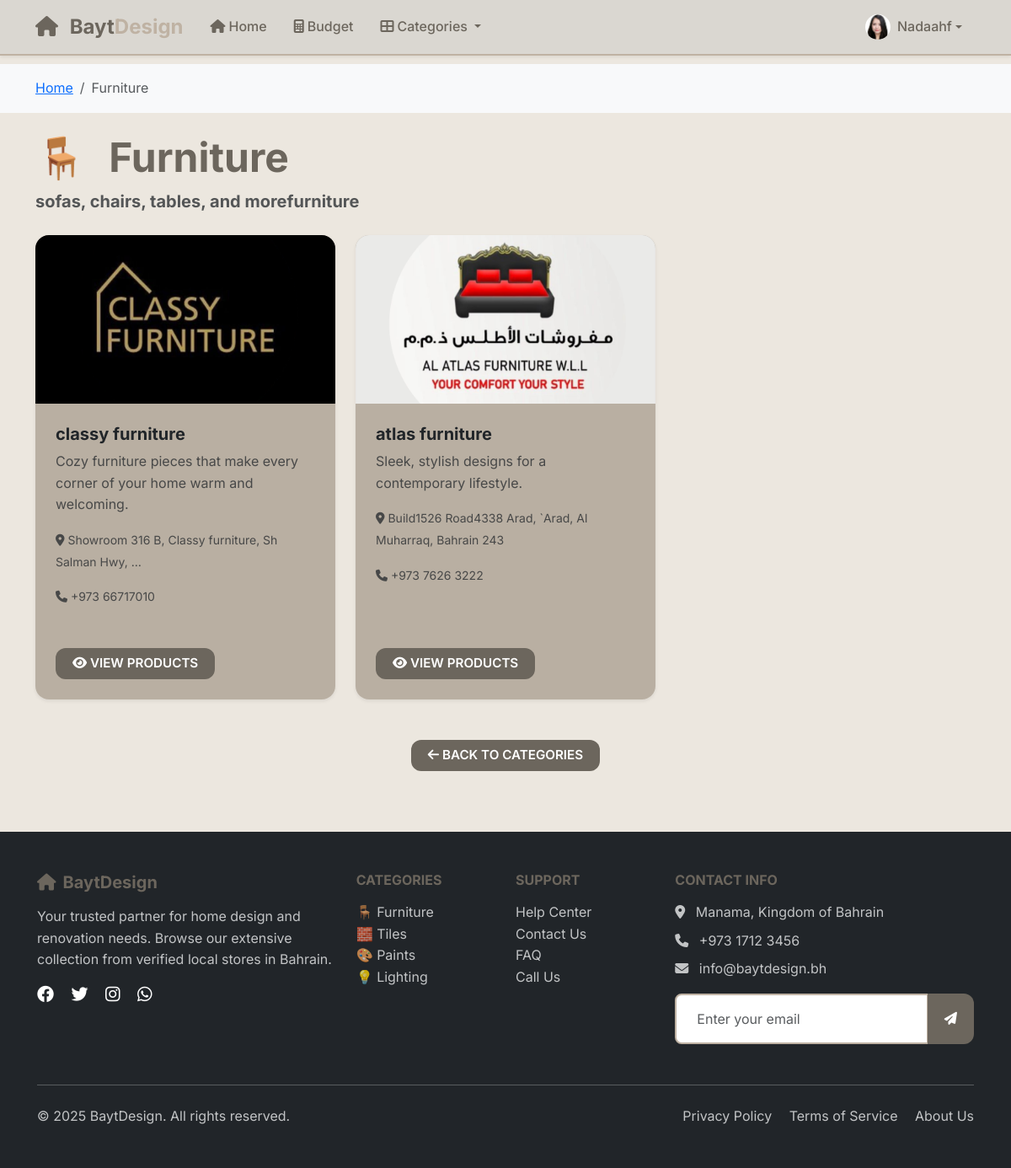
The page /classification/furniture/ (signed in) on the database its author committed.
### main_app/models.py (models this page shows, shortened)
class UserProfile(models.Model):
    user = models.OneToOneField(User, on_delete=models.CASCADE, related_name='userprofile')
    profile_picture = models.ImageField(upload_to='profile_pictures/', blank=True, null=True)

class Classification(models.Model):
    name = models.CharField(max_length=100)
    slug = models.SlugField(unique=True, blank=True)  # ✅ added slug
    icon = models.CharField(max_length=10, blank=True, null=True)  # optional emoji/icon
    description = models.TextField(blank=True, null=True)  # optional
    image = models.ImageField(upload_to='store_images/', blank=True, null=True)  # ✅ Store image

class Shop(models.Model):
    name = models.CharField(max_length=200)
    classification = models.ForeignKey(Classification, on_delete=models.CASCADE)
    description = models.TextField(blank=True, null=True)
    image = models.ImageField(upload_to='store_images/', blank=True, null=True)  # Added image field
    phone = models.CharField(max_length=20, blank=True, null=True)
    email = models.EmailField(blank=True, null=True)
    address = models.TextField(blank=True, null=True)

### main_app/views.py (the view)
# urls.py: path('classification/<slug:slug>/', views.classification_stores_view, name='classification_stores'),
@login_required
def classification_stores_view(request, slug):
    classification = get_object_or_404(Classification, slug=slug)
    shops = Shop.objects.filter(classification=classification)
    return render(request, 'classification_stores.html', {
        'classification': classification,
        'shops': shops
    })

### main_app/templates/classification_stores.html (shortened to what this page needs)
{% extends 'base.html' %}
{% load static %}
{% block content %}
<nav aria-label="breadcrumb" class="bg-light py-3">
    <div class="container">
        <ol class="breadcrumb mb-0">
            <li class="breadcrumb-item"><a href="{% url 'home' %}">Home</a></li>
            <li class="breadcrumb-item active">{{ classification.name }}</li>
        </ol>
    </div>
</nav>
<div class="container py-4">
    <div class="row align-items-center">
        <div class="col-md-8">
            <h1 class="display-5 fw-bold mb-2">
                <span class="me-3">{{ classification.icon }}</span>
                {{ classification.name }}
            </h1>
            <p class="lead text-muted mb-0">
                {{ classification.description|default:"Browse our collection of "|add:classification.name|lower }}
            </p>
        </div>
    </div>
</div>
<div class="container pb-5">
    {% if shops %}
        <div class="row g-4">
            {% for shop in shops %}
                <div class="col-md-6 col-lg-4">
                    <div class="card shop-card h-100 border-0 shadow-sm">
                        {% if shop.image %}
                            <img src="{{ shop.image.url }}" class="card-img-top" alt="{{ shop.name }}" style="height: 200px; object-fit: cover;">
                        {% else %}
                            <div class="card-img-top bg-light d-flex align-items-center justify-content-center" style="height: 200px;">
                                <i class="fas fa-store fa-3x text-muted"></i>
                            </div>
                        {% endif %}
                        <div class="card-body">
                            <h5 class="card-title">{{ shop.name }}</h5>
                            <p class="card-text text-muted">{{ shop.description|truncatewords:15 }}</p>
                            {% if shop.address %}
                                <p class="card-text">
                                    <small class="text-muted">
                                        <i class="fas fa-map-marker-alt"></i> {{ shop.address|truncatewords:8 }}
                                    </small>
                                </p>
                            {% endif %}
                            {% if shop.phone %}
                                <p class="card-text">
                                    <small class="text-muted">
                                        <i class="fas fa-phone"></i> {{ shop.phone }}
                                    </small>
                                </p>
                            {% endif %}
                        </div>
                        <div class="card-footer bg-transparent border-0">
                            <div class="d-flex justify-content-between align-items-center">
                                <a href="{% url 'shop_products' shop.id %}" class="btn btn-primary">
                                    <i class="fas fa-eye"></i> View Products
                                </a>
                            </div>
                        </div>
                    </div>
                </div>
            {% endfor %}
        </div>
    {% endif %}
</div>
<div class="container pb-4">
    <div class="text-center">
        <a href="{% url 'home' %}" class="btn btn-outline-secondary">
            <i class="fas fa-arrow-left"></i> Back to Categories
        </a>
    </div>
</div>
{% endblock %}

### main_app/templates/base.html (shortened to what this page needs)
{% load static %}
<!DOCTYPE html>
<html lang="en">
  <head>
    <link href="https://cdn.jsdelivr.net/npm/bootstrap@5.3.2/dist/css/bootstrap.min.css" rel="stylesheet">
    <link rel="stylesheet" href="https://cdnjs.cloudflare.com/ajax/libs/font-awesome/6.4.0/css/all.min.css">
    <link rel="stylesheet" href="{% static 'css/base.css' %}" />
  </head>
  <body>
    <nav class="navbar navbar-expand-lg navbar-light bg-white shadow-sm fixed-top">
      <div class="container">
        <a class="navbar-brand fw-bold" href="/">
          <i class="fas fa-home text-primary me-2"></i>
          <span class="text-primary">Bayt</span><span class="text-secondary">Design</span>
        </a>
        <div class="collapse navbar-collapse" id="navbarNav">
          <ul class="navbar-nav me-auto">
            <li class="nav-item">
              <a class="nav-link" href="/">
                <i class="fas fa-home me-1"></i>Home
              </a>
            </li>
            <li class="nav-item">
              <a class="nav-link" href="{% url 'budget' %}">
                <i class="fas fa-calculator me-1"></i>Budget
              </a>
            </li>
            <li class="nav-item dropdown">
              <a class="nav-link dropdown-toggle" href="#" id="navbarDropdown" role="button" data-bs-toggle="dropdown" aria-expanded="false">
                <i class="fas fa-th-large me-1"></i>Categories
              </a>
            </li>
          </ul>
          <ul class="navbar-nav">
            {% if user.is_authenticated %}
              <li class="nav-item dropdown">
                <a class="nav-link dropdown-toggle d-flex align-items-center" href="#" id="userDropdown" role="button" data-bs-toggle="dropdown" aria-expanded="false">
                  <div class="user-avatar me-2">
                    {% if user.userprofile.profile_picture %}
                      <img src="{{ user.userprofile.profile_picture.url }}" alt="Profile Picture" class="rounded-circle" style="width: 30px; height: 30px; object-fit: cover;">
                    {% else %}
                      <i class="fas fa-user-circle" style="font-size: 30px;"></i>
                    {% endif %}
                  </div>
                  {% if user.first_name %}
                    {{ user.first_name|title }}
                  {% else %}
                    {{ user.username|title }}
                  {% endif %}
                </a>
              </li>
            {% endif %}
          </ul>
        </div>
      </div>
    </nav>
    <main class="main-content">
      {% block content %}{% endblock %}
    </main>
    <footer class="bg-dark text-white py-5 mt-5">
      <div class="container">
        <div class="row">
          <div class="col-lg-4 mb-4">
            <h5 class="text-primary mb-3">
              <i class="fas fa-home me-2"></i>BaytDesign
            </h5>
            <p class="text-light opacity-75">
              Your trusted partner for home design and renovation needs.
              Browse our extensive collection from verified local stores in Bahrain.
            </p>
            <div class="social-links">
              <a href="#" class="text-white me-3">
                <i class="fab fa-facebook fa-lg"></i>
              </a>
              <a href="#" class="text-white me-3">
                <i class="fab fa-twitter fa-lg"></i>
              </a>
              <a href="#" class="text-white me-3">
                <i class="fab fa-instagram fa-lg"></i>
              </a>
              <a href="#" class="text-white">
                <i class="fab fa-whatsapp fa-lg"></i>
              </a>
            </div>
          </div>
          <div class="col-lg-2 col-md-6 mb-4">
            <h6 class="text-uppercase mb-3">Categories</h6>
            <ul class="list-unstyled">
              <li><a href="#" class="text-light opacity-75 text-decoration-none">🪑 Furniture</a></li>
              <li><a href="#" class="text-light opacity-75 text-decoration-none">🧱 Tiles</a></li>
              <li><a href="#" class="text-light opacity-75 text-decoration-none">🎨 Paints</a></li>
              <li><a href="#" class="text-light opacity-75 text-decoration-none">💡 Lighting</a></li>
            </ul>
          </div>
          <div class="col-lg-2 col-md-6 mb-4">
            <h6 class="text-uppercase mb-3">Support</h6>
            <ul class="list-unstyled">
              <li><a href="#" class="text-light opacity-75 text-decoration-none">Help Center</a></li>
              <li><a href="#" class="text-light opacity-75 text-decoration-none">Contact Us</a></li>
              <li><a href="#" class="text-light opacity-75 text-decoration-none">FAQ</a></li>
              <li><a href="tel:+97317123456" class="text-light opacity-75 text-decoration-none">Call Us</a></li>
            </ul>
          </div>
          <div class="col-lg-4 mb-4">
            <h6 class="text-uppercase mb-3">Contact Info</h6>
            <p class="text-light opacity-75 mb-2">
              <i class="fas fa-map-marker-alt me-2"></i>
              Manama, Kingdom of Bahrain
            </p>
            <p class="text-light opacity-75 mb-2">
              <i class="fas fa-phone me-2"></i>
              +973 1712 3456
            </p>
            <p class="text-light opacity-75 mb-3">
              <i class="fas fa-envelope me-2"></i>
              info@baytdesign.bh
            </p>
            <form class="newsletter-form">
              <div class="input-group">
                <input type="email" class="form-control" placeholder="Enter your email" required>
                <button class="btn btn-primary" type="submit">
                  <i class="fas fa-paper-plane"></i>
                </button>
              </div>
            </form>
          </div>
        </div>
        <hr class="my-4 opacity-25">
        <div class="row align-items-center">
          <div class="col-md-6">
            <p class="mb-0 text-light opacity-75">
              &copy; {% now "Y" %} BaytDesign. All rights reserved.
            </p>
          </div>
          <div class="col-md-6 text-md-end">
            <a href="#" class="text-light opacity-75 text-decoration-none me-3">Privacy Policy</a>
            <a href="#" class="text-light opacity-75 text-decoration-none me-3">Terms of Service</a>
            <a href="#" class="text-light opacity-75 text-decoration-none">About Us</a>
          </div>
        </div>
      </div>
    </footer>
  </body>
</html>

### main_app/static/css/base.css (style rules this page uses)
:root { --primary-color: #6c665d; --primary-light: #A69B8D; --primary-dark: #5F7161; --secondary-color: #BFB2A3; --accent-color: #dad7d1; --font-primary: 'Inter', sans-serif; --font-heading: 'Inter', serif; --spacing-xs: 0.25rem; --spacing-sm: 0.5rem; --spacing-md: 1rem; --spacing-lg: 1.5rem; --spacing-xl: 2rem; --spacing-xxl: 3rem; --radius-sm: 0.375rem; --radius-md: 0.5rem; --radius-lg: 0.75rem; --radius-xl: 1rem; --radius-round: 50%; --shadow-sm: 0 1px 3px #5F7161; --shadow-md: 0 4px 6px #5F7161; --shadow-lg: 0 10px 15px #5F7161; --btn-hover-shadow: 0 6px 15px #5F7161; }
* { box-sizing: border-box; }
html { scroll-behavior: smooth; }
body { font-family: var(--font-primary); font-size: 16px; line-height: 1.6; color: var(--primary-color); background-color: #ece7df; min-height: 100vh; margin: 0; padding: 0; }
.main-content { padding-top: 76px; min-height: calc(100vh - 76px); }
h1 { font-family: var(--primary-light); font-weight: 700; line-height: 1.2; color: #decfbe; margin-bottom: var(--spacing-md); }
.display-5 { color:#6c665d; }
h2, h3, h4, h5, h6 { font-family: var(--font-heading); font-weight: 700; line-height: 1.2; color: var(--primary-color); margin-bottom: var(--spacing-md); }
.lead { font-size: 1.25em; font-weight: bold; color: var(--accent-color); color: #ecdecf; }
.navbar { background: var(--accent-color) !important; border-bottom: 2px solid var(--secondary-color); box-shadow: var(--shadow-md); }
.navbar-brand { font-weight: 800; font-size: 1.5rem; color: var(--primary-color) !important; }
.nav-link { color: var(--primary-color) !important; font-weight: 500; padding: var(--spacing-sm) var(--spacing-md) !important; border-radius: var(--radius-md); position: relative; }
.btn { border: none; border-radius: var(--radius-lg); padding: 0.45rem 1.25rem; font-weight: 600; font-size: 0.95rem; text-transform: uppercase; cursor: pointer; color: white; background-color: var(--primary-color); transition: box-shadow 0.3s ease; }
.btn-primary, .btn-success, .btn-danger, .btn-info, .btn-warning, .btn-secondary, .btn-primary:hover, .btn-success:hover, .btn-danger:hover, .btn-info:hover, .btn-warning:hover, .btn-secondary:hover, .btn-primary:focus, .btn-success:focus, .btn-danger:focus, .btn-info:focus, .btn-warning:focus, .btn-secondary:focus, .btn-primary:active, .btn-success:active, .btn-danger:active, .btn-info:active, .btn-warning:active, .btn-secondary:active { background-color: var(--primary-color) !important; color: white !important; border: none !important; box-shadow: none !important; outline: none !important; }
.card { background: #a69b8dba; border: none; border-radius: var(--radius-xl); box-shadow: var(--shadow-md); position: relative; overflow: hidden; }
.card-body { padding: var(--spacing-lg); }
.card-footer { background: var(--accent-color); padding: var(--spacing-lg); border-radius: 0 0 var(--radius-xl) var(--radius-xl); }
.form-control { border: 2px solid var(--secondary-color); border-radius: var(--radius-md); padding: var(--spacing-md) var(--spacing-lg); background: white; color: var(--primary-color); font-size: 1rem; }
footer { background: var(--primary-color); color: var(--accent-color); padding: var(--spacing-xl); }
footer a { color: var(--accent-color); text-decoration: none; }
.text-primary { color: var(--primary-color) !important; }
.text-secondary { color: var(--secondary-color) !important; }

### rows shown on the page
Classification: name "Furniture", icon "🪑", description|add "sofas, chairs, tables, and morefurniture"
Shop: image (picture), name "classy furniture", description "Cozy furniture pieces that make every corner of your home warm and welcoming.", address "Showroom 316 B, Classy furniture, Sh Salman Hwy, …", phone "+973 ‏ 66717010"
Shop: image (picture), name "atlas furniture", description "Sleek, stylish designs for a contemporary lifestyle.", address "Build1526 Road4338 Arad, `Arad, Al Muharraq, Bahrain 243", phone "+973 ‏ 3222 7626"

### other values the page prints
{{ user.first_name|title }} "Nadaahf"
